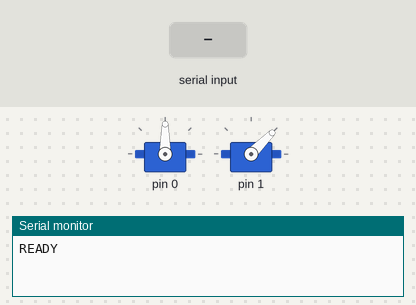
Recording of a sketch running on a simulated Arduino Uno, built for the host (arithmetic inside an expression is 32-bit, double 64-bit). Shown: 2 × servo, the last lines printed to the serial monitor. Inputs (shaded band) come from the test bench.

Above: at 1.2 s.
1.3 s: "P,45\n" received over Serial
At 2.1 s:
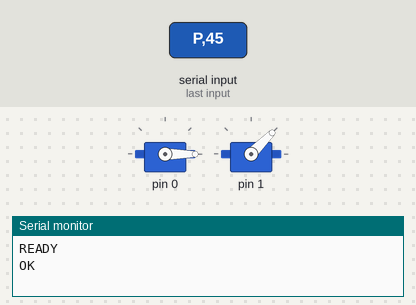
2.8 s: "T90\n" received over Serial
At 3.2 s:
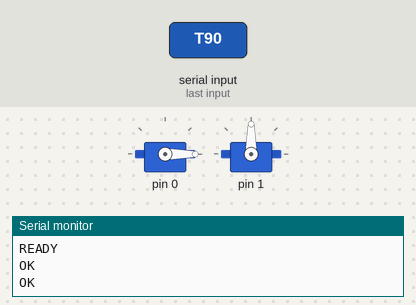
4.3 s: "P90\n" received over Serial
At 5.5 s:
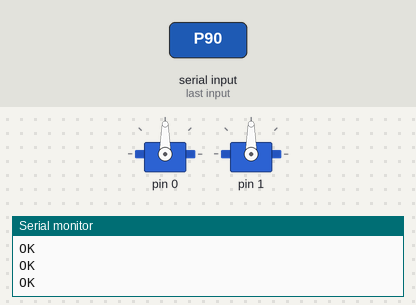
5.8 s: "T,45\n" received over Serial
At 6.7 s:
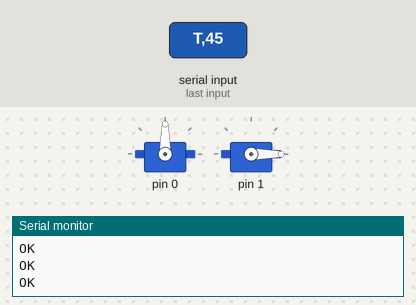
7.3 s: "P\n" received over Serial
At 7.8 s:
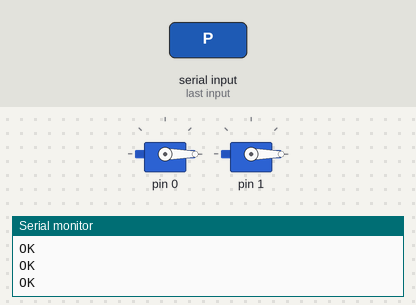
Timing chart, 0 to 9.8 s (numbered marks = the images above; inputs shaded):
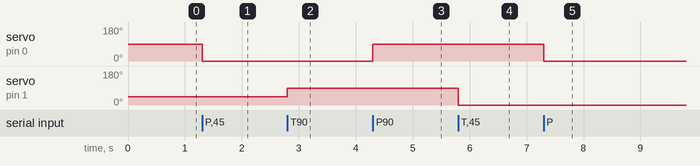

Measured:
- after the input at 1.3 s, servo on pin 0: 90° → 0° at once
- after the input at 2.8 s, servo on pin 1: 45° → 90° at once
- after the input at 4.3 s, servo on pin 0: 0° → 90° at once
- after the input at 5.8 s, servo on pin 1: 90° → 0° at once
- after the input at 7.3 s, servo on pin 0: 90° → 0° at once

The sketch:

stm32_firmware.ino
```cpp
/**
 * 智巡哨兵 - STM32 双舵机云台固件
 *
 * 协议: 串口 115200 bps, 换行符结束
 *   "P90\n"  → 水平舵机转到 90°
 *   "T45\n"  → 俯仰舵机转到 45°
 *   回复 "OK\r\n"
 *
 * 接线:
 *   水平舵机 信号线 → PA0 (TIM2_CH1)
 *   俯仰舵机 信号线 → PA1 (TIM2_CH2)
 *   VCC → 5V, GND → GND
 *
 * 烧录: Arduino IDE 选 STM32F103C8 (Blue Pill) 或你的具体型号
 */

#include <Servo.h>

Servo panServo;   // 水平旋转
Servo tiltServo;  // 俯仰

String cmd = "";

void setup() {
  Serial.begin(115200);

  panServo.attach(PA0);
  tiltServo.attach(PA1);

  // 初始位置
  panServo.write(90);
  tiltServo.write(45);

  Serial.println("READY");
}

void loop() {
  while (Serial.available()) {
    char c = Serial.read();
    if (c == '\n' || c == '\r') {
      if (cmd.length() > 0) {
        handleCmd(cmd);
        cmd = "";
      }
    } else {
      cmd += c;
    }
  }
}

void handleCmd(String cmd) {
  char type = cmd.charAt(0);
  int angle = cmd.substring(1).toInt();

  // 限幅
  angle = constrain(angle, 0, 180);

  if (type == 'P') {
    panServo.write(angle);
  } else if (type == 'T') {
    angle = constrain(angle, 0, 90);
    tiltServo.write(angle);
  }

  Serial.println("OK");
}
```
